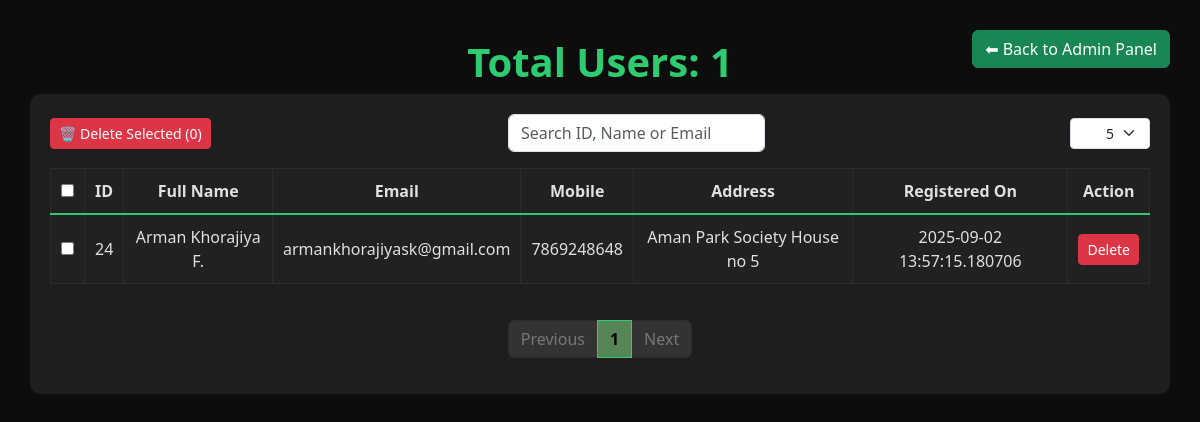
Screenshot of /Admin/manage_user.php with the database file from the repository.
### tables this page shows
CREATE TABLE `user_master` (
  `user_id` int(10) NOT NULL COMMENT 'User Id',
  `full_name` varchar(150) NOT NULL COMMENT 'User Full Name',
  `user_email` varchar(100) NOT NULL COMMENT 'User Email',
  `user_password` int(10) NOT NULL COMMENT 'User Password',
  `user_mobile_no` bigint(20) NOT NULL COMMENT 'User Mobile Number',
  `created_at` timestamp(6) NOT NULL DEFAULT current_timestamp(6) ON UPDATE current_timestamp(6) COMMENT 'Create Account Time',
  `user_address` text NOT NULL COMMENT 'User Address'
);

### Admin/manage_user.php (the view, shortened to what this page needs)
<?php
$conn = new mysqli("localhost", "root", "", "laptop_store");
$search = "";
$where = "";
$entries_per_page = isset($_GET['entries']) ? intval($_GET['entries']) : 5;
$page = isset($_GET['page']) ? max(1, intval($_GET['page'])) : 1;
if ($entries_per_page === 0) {
    $offset = 0;
    $limit = "";
} else {
    $offset = ($page - 1) * $entries_per_page;
    $limit = "LIMIT $offset, $entries_per_page";
}
$total_users_query = $conn->query("SELECT COUNT(*) as total FROM user_master $where");
$total_users = $total_users_query->fetch_assoc()['total'];
$total_pages = ($entries_per_page === 0) ? 1 : ceil($total_users / $entries_per_page);
$query = "SELECT * FROM user_master $where ORDER BY user_id DESC $limit";
$result = $conn->query($query);
?>
<!DOCTYPE html>
<html lang="en">
<head>
    <link href="https://cdn.jsdelivr.net/npm/bootstrap@5.3.2/dist/css/bootstrap.min.css" rel="stylesheet">
</head>
<body>
    <div style="position: absolute; top: 2; right: 30px;">
        <a href="index.php" class="btn btn-success">⬅ Back to Admin Panel</a>
    </div>
    <h1 class="text-center mt-2 total-users">Total Users: <?= $total_users ?></h1>
<div class="table-container">
    <form method="GET" action="" class="d-flex justify-content-between align-items-center mb-3">
        <button type="submit" name="bulk_delete" class="btn btn-danger btn-sm"
                form="usersForm">
            🗑️ Delete Selected (<span id="selectedCount">0</span>)
        </button>
        <div class="d-flex align-items-center">
            <input type="text" name="search" class="form-control search-input me-2"
                   placeholder="Search ID, Name or Email"
                   value="<?= htmlspecialchars($search) ?>" id="liveSearch">
        </div>
        <select name="entries" class="form-select form-select-sm entries-dropdown"
                onchange="this.form.submit()">
            <option value="5" <?= $entries_per_page == 5 ? 'selected' : '' ?>>5</option>
        </select>
    </form>
    <form method="POST" action="" id="usersForm">
        <div style="max-height: 500px; overflow-y: auto;">
            <table class="table table-bordered table-hover text-white align-middle">
                <thead class="table-dark sticky-top">
                    <tr>
                        <th><input type="checkbox" id="selectAll"></th>
                        <th>ID</th>
                        <th>Full Name</th>
                        <th>Email</th>
                        <th>Mobile</th>
                        <th>Address</th>
                        <th>Registered On</th>
                        <th>Action</th>
                    </tr>
                </thead>
                <tbody>
                    <?php if ($result->num_rows > 0): ?>
                        <?php while ($user = $result->fetch_assoc()): ?>
                            <tr>
                                <td><input type="checkbox" class="userCheckbox" name="selected_users[]" value="<?= $user['user_id'] ?>"></td>
                                <td><?= $user['user_id'] ?></td>
                                <td><?= htmlspecialchars($user['full_name']) ?></td>
                                <td><?= htmlspecialchars($user['user_email']) ?></td>
                                <td><?= htmlspecialchars($user['user_mobile_no']) ?></td>
                                <td><?= htmlspecialchars($user['user_address']) ?></td>
                                <td><?= $user['created_at'] ?></td>
                                <td>
                                    <button type="submit" name="delete_user_single" value="<?= $user['user_id'] ?>" class="btn btn-danger btn-sm">Delete</button>
                                </td>
                            </tr>
                        <?php endwhile; ?>
                    <?php else: ?>
                        <tr><td colspan="8">No users found.</td></tr>
                    <?php endif; ?>
                </tbody>
            </table>
        </div>
    </form>
    <nav>
        <ul class="pagination justify-content-center">
            <li class="page-item <?= ($page <= 1) ? 'disabled' : '' ?>">
                <a class="page-link" href="?search=<?= urlencode($search) ?>&entries=<?= $entries_per_page ?>&page=<?= max(1, $page - 1) ?>">Previous</a>
            </li>
            <?php for ($i = 1; $i <= $total_pages; $i++): ?>
                <li class="page-item <?= ($i == $page) ? 'active' : '' ?>">
                    <a class="page-link" href="?search=<?= urlencode($search) ?>&entries=<?= $entries_per_page ?>&page=<?= $i ?>"><?= $i ?></a>
                </li>
            <?php endfor; ?>
            <li class="page-item <?= ($page >= $total_pages) ? 'disabled' : '' ?>">
                <a class="page-link" href="?search=<?= urlencode($search) ?>&entries=<?= $entries_per_page ?>&page=<?= min($total_pages, $page + 1) ?>">Next</a>
            </li>
        </ul>
    </nav>
</div>
</body>
</html>

### Admin/manage_user.php (style rules this page uses)
:root { --bg: #0d0d0d; --card: #1e1e1e; --text: #e0e0e0; --primary: #2ecc71; --table-head: #0f0f0f; --table-bg: #131313; --table-row: #212121; --table-hover: #1e1e1e; --table-border: #2c2c2c; }
body { background-color: var(--bg); color: var(--text); font-family: 'Segoe UI', sans-serif; padding: 30px; }
.table-container { background-color: var(--card); padding: 20px; border-radius: 10px; }
.table { background-color: var(--table-bg); border-collapse: collapse; color: var(--text); }
.table thead { background-color: var(--table-head); color: #ffffff; }
.table thead th { border-bottom: 2px solid var(--primary); font-weight: bold; text-align: center; }
.table td, .table th { background-color: var(--table-row); color: var(--text); vertical-align: middle; border: 1px solid var(--table-border); text-align: center; padding: 10px; }
.search-input { max-width: 300px; }
.entries-dropdown { width: 80px; text-align: center; padding: 4px; }
.total-users { font-weight: bold; font-size: 15; color: var(--primary); }
.pagination { justify-content: center; margin-top: 20px; }
.pagination .page-link { background-color: #1a2e1a; border: 1px solid #2ecc71; color: #e0e0e0; }
.pagination .page-item.active .page-link { background-color: #568557; border-color: #2ecc71; color: #000; font-weight: bold; }
.pagination .page-item.disabled .page-link { background-color: #333; color: #777; border-color: #2c2c2c; }

### rows the page displays
user_master: user_id "24", full_name "Arman Khorajiya F.", user_email "armankhorajiyask@gmail.com", user_mobile_no "7869248648", user_address "Aman Park Society House no 5", created_at "2025-09-02 13:57:15.180706"

### other values shown
$total_users "1"
